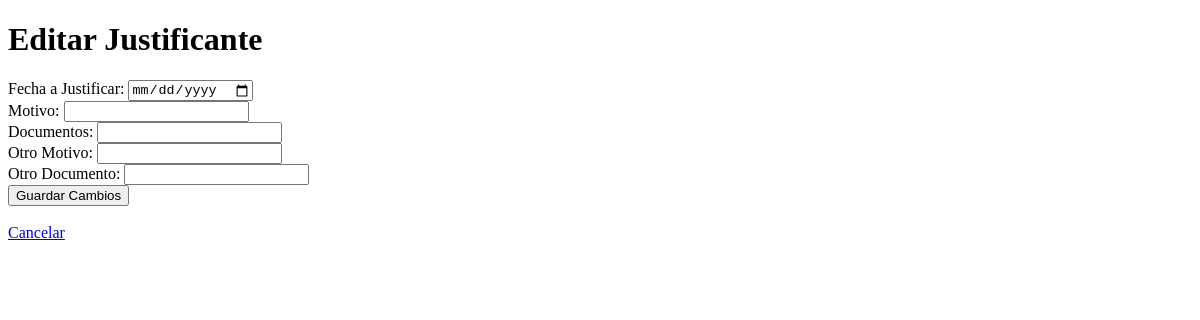
/editar_justificante/30, run on an earlier commit of the app's database.
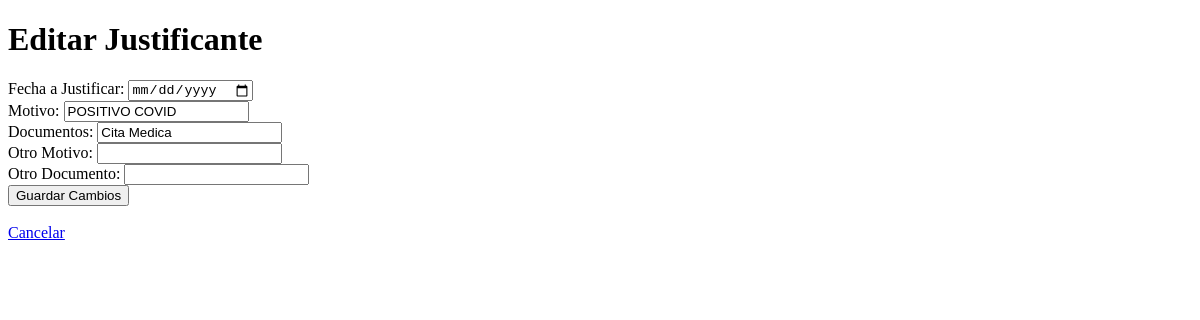
And on a later commit of the database.
### tables this page shows
CREATE TABLE justificantes (
                id INTEGER PRIMARY KEY AUTOINCREMENT,
                matricula TEXT,
                fecha_justificar TEXT,
                motivo TEXT,
                documentos TEXT,
                motivo_otros TEXT
            , documento_otros TEXT);

### app.py (the view, shortened to what this page needs)
@app.route('/editar_justificante/<int:id>', methods=['GET', 'POST'])
def editar_justificante(id):
    with sqlite3.connect(db_path) as conn:
        cursor = conn.cursor()
        cursor.execute("SELECT * FROM justificantes WHERE id = ?", (id,))
        justificante = cursor.fetchone()
    return render_template('editar_justificante.html', justificante=justificante)

### templates/editar_justificante.html (shortened to what this page needs)
<!DOCTYPE html>
<html lang="es">
<head>
</head>
<body>
    <h1>Editar Justificante</h1>
    <form action="/editar_justificante/{{ justificante[0] }}" method="POST">
        <label for="fecha_justificar">Fecha a Justificar:</label>
        <input type="date" id="fecha_justificar" name="fecha_justificar" value="{{ justificante[2] }}" required><br>
        <label for="motivo">Motivo:</label>
        <input type="text" id="motivo" name="motivo"
               value="{% if justificante[3] == 'OTROS' %}{{ justificante[5] }}{% else %}{{ justificante[3] }}{% endif %}"
               required><br>
        <label for="documentos">Documentos:</label>
        <input type="text" id="documentos" name="documentos"
               value="{% if justificante[4] == 'OTROS' %}{{ justificante[6] }}{% else %}{{ justificante[4] }}{% endif %}"
               required><br>
        <label for="motivo_otros">Otro Motivo:</label>
        <input type="text" id="motivo_otros" name="motivo_otros" value="{{ justificante[5] }}"><br>
        <label for="documento_otros">Otro Documento:</label>
        <input type="text" id="documento_otros" name="documento_otros" value="{{ justificante[6] }}"><br>
        <button type="submit">Guardar Cambios</button>
    </form>
    <br>
    <a href="/listar_justificantes">Cancelar</a>
</body>
</html>

What changed in the data, as far as the page shows it:
added justificantes: motivo "POSITIVO COVID", documentos "Cita Medica"
